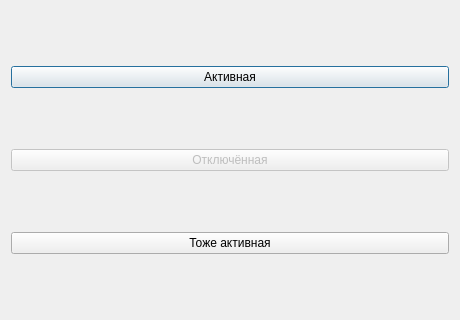
<?xml version="1.0" encoding="UTF-8"?>
<ui version="4.0"><class>Dialog</class><widget class="QDialog" name="Dialog"><property name="geometry"><rect><x>0</x><y>0</y><width>460</width><height>320</height></rect></property><property name="windowTitle"><string>#067 states/152_disabled_button</string></property><layout class="QVBoxLayout" name="verticalLayout"><property name="leftMargin"><number>11</number></property><property name="topMargin"><number>11</number></property><property name="rightMargin"><number>11</number></property><property name="bottomMargin"><number>11</number></property><property name="spacing"><number>6</number></property><item><widget class="QPushButton" name="b1"><property name="text"><string>Активная</string></property></widget></item><item><widget class="QPushButton" name="b2"><property name="text"><string>Отключённая</string></property><property name="enabled"><bool>false</bool></property></widget></item><item><widget class="QPushButton" name="b3"><property name="text"><string>Тоже активная</string></property></widget></item></layout></widget></ui>
